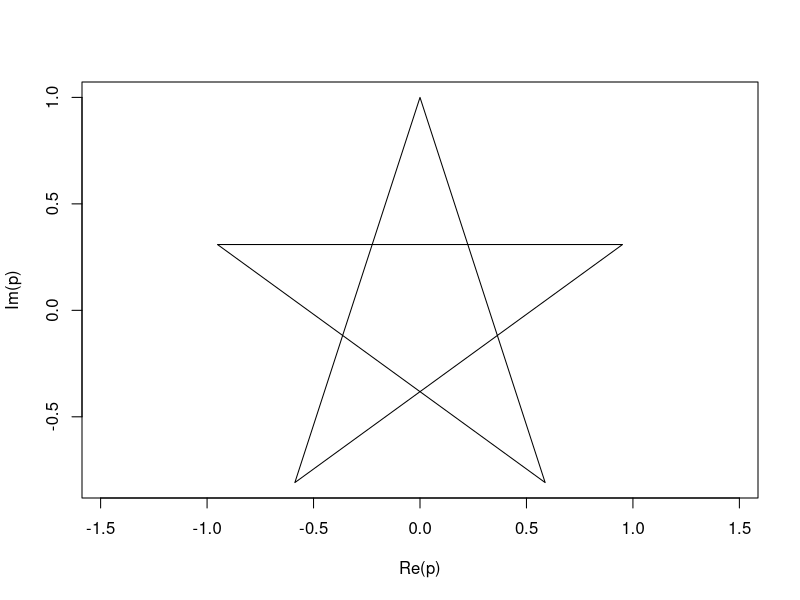

This figure's R source:
# Copyright (C) 2019 Sebastian Henz
#
# This program is free software: you can redistribute it and/or modify
# it under the terms of the GNU General Public License as published by
# the Free Software Foundation, either version 3 of the License, or
# (at your option) any later version.
#
# This program is distributed in the hope that it will be useful,
# but WITHOUT ANY WARRANTY; without even the implied warranty of
# MERCHANTABILITY or FITNESS FOR A PARTICULAR PURPOSE.  See the
# GNU General Public License for more details.
#
# You should have received a copy of the GNU General Public License
# along with this program. If not, see <https://www.gnu.org/licenses/>.


t <- seq(0.1, by = 0.8, length.out = 6) * pi
p <- exp(t * 1i)
plot(p, asp = 1, type = "l")
